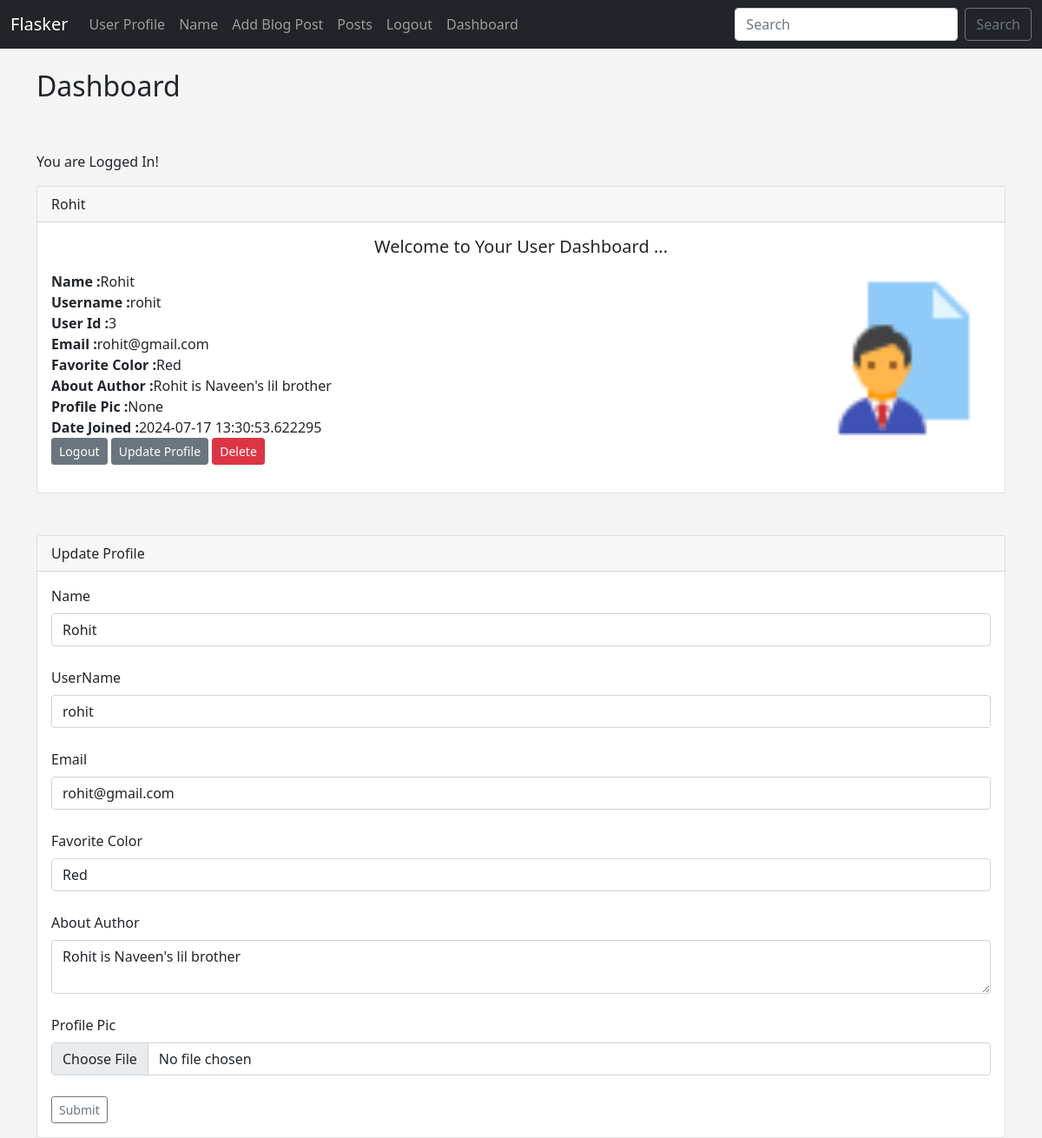
/dashboard (signed in), run on the app's committed database.
### app.py (models this page shows, shortened)
class Users(db.Model, UserMixin):
	id=db.Column(db.Integer,primary_key=True)
	username=db.Column(db.String(20),unique=True,nullable=False)
	name=db.Column(db.String(150),nullable=False)
	email=db.Column(db.String(100),unique=True,nullable=False)
	favorite_color=db.Column(db.String(80))
	about_author=db.Column(db.Text(),nullable=True)
	date_added=db.Column(db.DateTime,default=datetime.utcnow)
	profile_pic=db.Column(db.String(),nullable=True)
	password_hash=db.Column(db.String(128))
	posts = db.relationship('Posts',backref='poster')
	@property
	def password(self):
		raise AttributeError ('password is not a readable attribute')

### app.py (the view)
@app.route('/dashboard',methods=['GET','POST'])
@login_required
def dashboard():
	id = current_user.id
	form = UserForm()
	name_to_update = Users.query.get_or_404(id)
	if request.method == "POST":
		name_to_update.name = request.form['name']
		name_to_update.email = request.form['email']
		name_to_update.favorite_color = request.form['favorite_color']
		name_to_update.about_author = request.form['about_author']
		name_to_update.username = request.form['username']
		name_to_update.profile_pic = request.files['profile_pic']
		pic_filename=secure_filename(name_to_update.profile_pic.filename)
		pic_name = str(uuid.uuid1()) + "_" + pic_filename
		saver = request.files['profile_pic']
		name_to_update.profile_pic = pic_name
		try:
			db.session.commit()
			saver.save(os.path.join(app.config['UPLOAD_FOLDER'],pic_name))
			flash("User Updated Successfully")
			return render_template("dashboard.html",
				form=form,
				name_to_update=name_to_update)
		except:
			flash("Error! Something Went Wrong")
			return render_template("dashboard.html",
				form=form,
				name_to_update=name_to_update)
	else:
		return render_template("dashboard.html",
			form=form,
			id = id,
			name_to_update=name_to_update)
	return render_template('dashboard.html')

### webforms.py
class UserForm(FlaskForm):
	name = StringField("Name",validators=[DataRequired()])
	username = StringField("UserName",validators=[DataRequired()])
	email = StringField("Email",validators=[DataRequired()])
	favorite_color=StringField("Favorite Color")
	about_author=TextAreaField("About Author")
	password_hash = PasswordField('Password', validators=[DataRequired(),EqualTo('password_hash2',message = 'Passwords Must Match!')])
	password_hash2 = PasswordField('Confirm Password', validators=[DataRequired()])
	profile_pic = FileField("Profile Pic")
	submit = SubmitField("Submit")

class SearchForm(FlaskForm):
	searched = StringField("Searched",validators=[DataRequired()])
	submit = SubmitField("Submit")

### app.py (called while the page is built)
@login_manager.user_loader
def load_user(user_id):
	return Users.query.get(int(user_id))

@app.context_processor
def base():
	form = SearchForm()
	return dict(form=form)

### templates/dashboard.html (shortened to what this page needs)
{% extends 'base.html' %}
{%block content %}
<h2>Dashboard</h2>
<br><br>
<p>You are Logged In!</p>
<div class="card">
  <div class="card-header">{{ current_user.name }}</div>
  <div class="card-body">
    <h5 class="card-title" align="center">Welcome to Your User Dashboard ...</h5>
    <p class="card-text">
    	<div clas="container">
    		<div class="row">
    			<div class="col-8">
				    <strong>Name :</strong>{{current_user.name}}<br>
						<strong>Username :</strong>{{current_user.username}}<br>
						<strong>User Id :</strong>{{current_user.id}}<br>
						<strong>Email :</strong>{{current_user.email}}<br>
						<strong>Favorite Color :</strong>{{current_user.favorite_color}}<br>
	   				<strong>About Author :</strong>{{current_user.about_author}}<br>
	   				<strong>Profile Pic :</strong>{{current_user.profile_pic}}<br>
						<strong>Date Joined :</strong>{{current_user.date_added}}<br>
    <a href="{{url_for('logout')}}" class="btn btn-secondary btn-sm">Logout</a>
    <a href="{{url_for('update', id=current_user.id)}}" class="btn btn-secondary btn-sm">Update Profile </a>
		<a href="{{ url_for('delete', id = current_user.id) }}" class="btn btn-danger btn-sm">Delete</a><br>
					</div>
					<div class="col-4">
						{% if current_user.profile_pic %}
							<img src="{{ url_for('static',filename='images/' + current_user.profile_pic) }}" width="200" align="right">
						{% else %}
							<img src="{{ url_for('static',filename='images/icons8-profile-48.png') }}" width="200" align="right">
						{% endif %}
  				</div>
				</div>
			</div>
		</p>
	</div>
	</div>
<br><br>
<div class="card">
  <div class="card-header">Update Profile  </div>
  <div class="card-body">
	<form action="/dashboard" method="POST" enctype="multipart/form-data">
		{{ form.name.label(
		class="form-label")}}
		{{ form.name(
		class="form-control",value=name_to_update.name) }}
		<br/>
		{{ form.username.label(
		class="form-label")}}
		{{ form.username(
		class="form-control",value=name_to_update.username) }}
		<br/>
		{{ form.email.label(
		class="form-label")}}
		{{ form.email(
		class="form-control",value=name_to_update.email) }}
		<br/>
		{{ form.favorite_color.label(
		class="form-label")}}
		{{ form.favorite_color(
		class="form-control",value=name_to_update.favorite_color) }}
		<br>
		{{ form.about_author.label(
		class="form-label")}}
		<textarea name="about_author" class="form-control">{{name_to_update.about_author}}</textarea>
		<br>
		{{ form.profile_pic.label(
		class="form-label")}}
		{{ form.profile_pic(
		class="form-control",value=name_to_update.profile_pic) }}
		<br>
		{{form.submit(
		class="btn btn-outline-secondary btn-sm") }}
	</form>
</div>
</div>
{% endblock %}

### static/css/style.css (style rules this page uses)
body { background: #f4f4f4; }

### data on the page
Users: name "Rohit", username "rohit", id "3", email "rohit@gmail.com", favorite_color "Red", about_author "Rohit is Naveen's lil brother", profile_pic "None", date_added "2024-07-17 13:30:53.622295"
